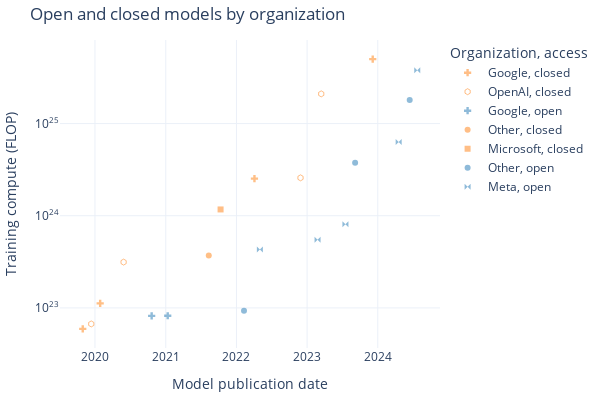

Write notebook code for a chart like this one.
### Markdown cell above
# Open and closed model compute by Organization

### Code cell
# Scatter plot of open and closed models using plotly
usa_df = df_filtered[df_filtered['category'] == 'Open']
closed_df = df_filtered[df_filtered['category'] == 'Closed']

marker_to_org = {
    'bowtie': 'Meta',
    'cross': 'Google',
    'hexagon-open': 'OpenAI',
    'star': 'Anthropic',
    'square': 'Microsoft',
    'circle': 'Other',
}
closed_added_to_legend = defaultdict(bool)
open_added_to_legend = defaultdict(bool)

org_model_counts = defaultdict(lambda: defaultdict(int))

fig = go.Figure()
for org in df_filtered['Organization'].unique():
    open_df_org = usa_df[usa_df['Organization'] == org]
    closed_df_org = closed_df[closed_df['Organization'] == org]
    if any([kw in org.lower() for kw in ['meta', 'facebook']]):
        marker = 'bowtie'
        org_model_counts['Open']['Meta'] += len(open_df_org)
        org_model_counts['Closed']['Meta'] += len(closed_df_org)
    elif any([kw in org.lower() for kw in ['google', 'deepmind']]):
        marker = 'cross'
        org_model_counts['Open']['Google/DeepMind'] += len(open_df_org)
        org_model_counts['Closed']['Google/DeepMind'] += len(closed_df_org)
    elif any([kw in org.lower() for kw in ['openai']]):
        marker = 'hexagon-open'
        org_model_counts['Open']['OpenAI'] += len(open_df_org)
        org_model_counts['Closed']['OpenAI'] += len(closed_df_org)
    elif any([kw in org.lower() for kw in ['anthropic']]):
        marker = 'star'
        org_model_counts['Open']['Anthropic'] += len(open_df_org)
        org_model_counts['Closed']['Anthropic'] += len(closed_df_org)
    elif any([kw in org.lower() for kw in ['microsoft']]):
        marker = 'square'
        org_model_counts['Open']['Microsoft'] += len(open_df_org)
        org_model_counts['Closed']['Microsoft'] += len(closed_df_org)
    else:
        marker = 'circle'
        org_model_counts['Open']['Other'] += len(open_df_org)
        org_model_counts['Closed']['Other'] += len(closed_df_org)
    fig.add_trace(go.Scatter(
        x=open_df_org['date'],
        y=open_df_org['log_flop'],
        text=open_df_org['System'],
        mode='markers',
        name=marker_to_org[marker] + ', open',
        showlegend=not open_added_to_legend[marker],
        marker=dict(
            color=colors['open'],
            opacity=0.5,
            symbol=marker
        )
    ))
    fig.add_trace(go.Scatter(
        x=closed_df_org['date'],
        y=closed_df_org['log_flop'],
        text=closed_df_org['System'],
        mode='markers',
        name=marker_to_org[marker] + ', closed',
        showlegend=not closed_added_to_legend[marker],
        marker=dict(
            color=colors['closed'],
            opacity=0.5,
            symbol=marker
        )
    ))
    if len(closed_df_org) > 0:
        closed_added_to_legend[marker] = True
    if len(open_df_org) > 0:
        open_added_to_legend[marker] = True

# Axis titles
fig.update_layout(xaxis_title='Model publication date')
fig.update_layout(yaxis_title='Training compute (FLOP)')

# Format the y-axis labels as 10^N
yvals = list(range(20, 27))
fig.update_yaxes(
    tickmode = 'array',
    tickvals = yvals,
    ticktext = [f'10<sup>{x}</sup>' for x in yvals],
    # ticks="",
    # tickfont=dict(size=20)
)

# Legend title
fig.update_layout(legend_title='Organization, access')

# Margins
fig.update_layout(margin=dict(l=10, r=10, t=40, b=10))

# plotly-white
fig.update_layout(template='plotly_white')

# Sizing
fig.update_layout(
    width=600,
    height=400,
    title='Open and closed models by organization'
)

# Save
save_plot(fig, results_dir, f'compute_open_closed_by_org_{model_selection}_frontier={frontier_selection}_top{top_n}_cutoff={cutoff_date}')

fig.show()

### Figure 1 — Plotly figure (JSON) as saved in the notebook; plotly's stock layout.template omitted (floating-point values rounded to 4 significant figures)
{"data": [{"marker": {"color": "#1f77b4", "opacity": 0.5, "symbol": "cross"}, "mode": "markers", "name": "Google, open", "showlegend": true, "text": [], "type": "scatter", "x": [], "y": []}, {"marker": {"color": "#ff7f0e", "opacity": 0.5, "symbol": "cross"}, "mode": "markers", "name": "Google, closed", "showlegend": true, "text": ["AlphaStar"], "type": "scatter", "x": ["2019-10-30T00:00:00"], "y": [22.77]}, {"marker": {"color": "#1f77b4", "opacity": 0.5, "symbol": "hexagon-open"}, "mode": "markers", "name": "OpenAI, open", "showlegend": true, "text": [], "type": "scatter", "x": [], "y": []}, {"marker": {"color": "#ff7f0e", "opacity": 0.5, "symbol": "hexagon-open"}, "mode": "markers", "name": "OpenAI, closed", "showlegend": true, "text": ["OpenAI Five", "GPT-3 175B (davinci)", "GPT-3.5 (text-davinci-003)", "GPT-4"], "type": "scatter", "x": ["2019-12-13T00:00:00", "2020-05-28T00:00:00", "2022-11-28T00:00:00", "2023-03-15T00:00:00"], "y": [22.83, 23.5, 24.41, 25.32]}, {"marker": {"color": "#1f77b4", "opacity": 0.5, "symbol": "cross"}, "mode": "markers", "name": "Google, open", "showlegend": true, "text": [], "type": "scatter", "x": [], "y": []}, {"marker": {"color": "#ff7f0e", "opacity": 0.5, "symbol": "cross"}, "mode": "markers", "name": "Google, closed", "showlegend": false, "text": ["Meena"], "type": "scatter", "x": ["2020-01-28T00:00:00"], "y": [23.05]}, {"marker": {"color": "#1f77b4", "opacity": 0.5, "symbol": "cross"}, "mode": "markers", "name": "Google, open", "showlegend": true, "text": ["mT5-XXL"], "type": "scatter", "x": ["2020-10-20T00:00:00"], "y": [22.91]}, {"marker": {"color": "#ff7f0e", "opacity": 0.5, "symbol": "cross"}, "mode": "markers", "name": "Google, closed", "showlegend": false, "text": [], "type": "scatter", "x": [], "y": []}, {"marker": {"color": "#1f77b4", "opacity": 0.5, "symbol": "cross"}, "mode": "markers", "name": "Google, open", "showlegend": false, "text": ["Switch"], "type": "scatter", "x": ["2021-01-11T00:00:00"], "y": [22.91]}, {"marker": {"color": "#ff7f0e", "opacity": 0.5, "symbol": "cross"}, "mode": "markers", "name": "Google, closed", "showlegend": false, "text": [], "type": "scatter", "x": [], "y": []}, {"marker": {"color": "#1f77b4", "opacity": 0.5, "symbol": "circle"}, "mode": "markers", "name": "Other, open", "showlegend": true, "text": [], "type": "scatter", "x": [], "y": []}, {"marker": {"color": "#ff7f0e", "opacity": 0.5, "symbol": "circle"}, "mode": "markers", "name": "Other, closed", "showlegend": true, "text": ["Jurassic-1-Jumbo"], "type": "scatter", "x": ["2021-08-11T00:00:00"], "y": [23.57]}, {"marker": {"color": "#1f77b4", "opacity": 0.5, "symbol": "square"}, "mode": "markers", "name": "Microsoft, open", "showlegend": true, "text": [], "type": "scatter", "x": [], "y": []}, {"marker": {"color": "#ff7f0e", "opacity": 0.5, "symbol": "square"}, "mode": "markers", "name": "Microsoft, closed", "showlegend": true, "text": ["Megatron-Turing NLG 530B"], "type": "scatter", "x": ["2021-10-11T00:00:00"], "y": [24.07]}, {"marker": {"color": "#1f77b4", "opacity": 0.5, "symbol": "circle"}, "mode": "markers", "name": "Other, open", "showlegend": true, "text": ["GPT-NeoX-20B"], "type": "scatter", "x": ["2022-02-09T00:00:00"], "y": [22.97]}, {"marker": {"color": "#ff7f0e", "opacity": 0.5, "symbol": "circle"}, "mode": "markers", "name": "Other, closed", "showlegend": false, "text": [], "type": "scatter", "x": [], "y": []}, {"marker": {"color": "#1f77b4", "opacity": 0.5, "symbol": "cross"}, "mode": "markers", "name": "Google, open", "showlegend": false, "text": [], "type": "scatter", "x": [], "y": []}, {"marker": {"color": "#ff7f0e", "opacity": 0.5, "symbol": "cross"}, "mode": "markers", "name": "Google, closed", "showlegend": false, "text": ["PaLM (540B)"], "type": "scatter", "x": ["2022-04-04T00:00:00"], "y": [24.4]}, {"marker": {"color": "#1f77b4", "opacity": 0.5, "symbol": "bowtie"}, "mode": "markers", "name": "Meta, open", "showlegend": true, "text": ["OPT-175B", "LLaMA-65B", "Llama 2-70B", "Llama 3-70B", "Llama 3.1-405B"], "type": "scatter", "x": ["2022-05-02T00:00:00", "2023-02-24T00:00:00", "2023-07-18T00:00:00", "2024-04-18T00:00:00", "2024-07-23T00:00:00"], "y": [23.63, 23.74, 23.91, 24.8, 25.58]}, {"marker": {"color": "#ff7f0e", "opacity": 0.5, "symbol": "bowtie"}, "mode": "markers", "name": "Meta, closed", "showlegend": true, "text": [], "type": "scatter", "x": [], "y": []}, {"marker": {"color": "#1f77b4", "opacity": 0.5, "symbol": "circle"}, "mode": "markers", "name": "Other, open", "showlegend": false, "text": ["Falcon-180B"], "type": "scatter", "x": ["2023-09-06T00:00:00"], "y": [24.58]}, {"marker": {"color": "#ff7f0e", "opacity": 0.5, "symbol": "circle"}, "mode": "markers", "name": "Other, closed", "showlegend": false, "text": [], "type": "scatter", "x": [], "y": []}, {"marker": {"color": "#1f77b4", "opacity": 0.5, "symbol": "cross"}, "mode": "markers", "name": "Google, open", "showlegend": false, "text": [], "type": "scatter", "x": [], "y": []}, {"marker": {"color": "#ff7f0e", "opacity": 0.5, "symbol": "cross"}, "mode": "markers", "name": "Google, closed", "showlegend": false, "text": ["Gemini 1.0 Ultra"], "type": "scatter", "x": ["2023-12-06T00:00:00"], "y": [25.7]}, {"marker": {"color": "#1f77b4", "opacity": 0.5, "symbol": "circle"}, "mode": "markers", "name": "Other, open", "showlegend": false, "text": ["Nemotron-4 340B"], "type": "scatter", "x": ["2024-06-14T00:00:00"], "y": [25.26]}, {"marker": {"color": "#ff7f0e", "opacity": 0.5, "symbol": "circle"}, "mode": "markers", "name": "Other, closed", "showlegend": false, "text": [], "type": "scatter", "x": [], "y": []}], "layout": {"height": 400, "legend": {"title": {"text": "Organization, access"}}, "margin": {"b": 10, "l": 10, "r": 10, "t": 40}, "title": {"text": "Open and closed models by organization"}, "width": 600, "xaxis": {"title": {"text": "Model publication date"}}, "yaxis": {"tickmode": "array", "ticktext": ["10<sup>20</sup>", "10<sup>21</sup>", "10<sup>22</sup>", "10<sup>23</sup>", "10<sup>24</sup>", "10<sup>25</sup>", "10<sup>26</sup>"], "tickvals": [20, 21, 22, 23, 24, 25, 26], "title": {"text": "Training compute (FLOP)"}}}}
